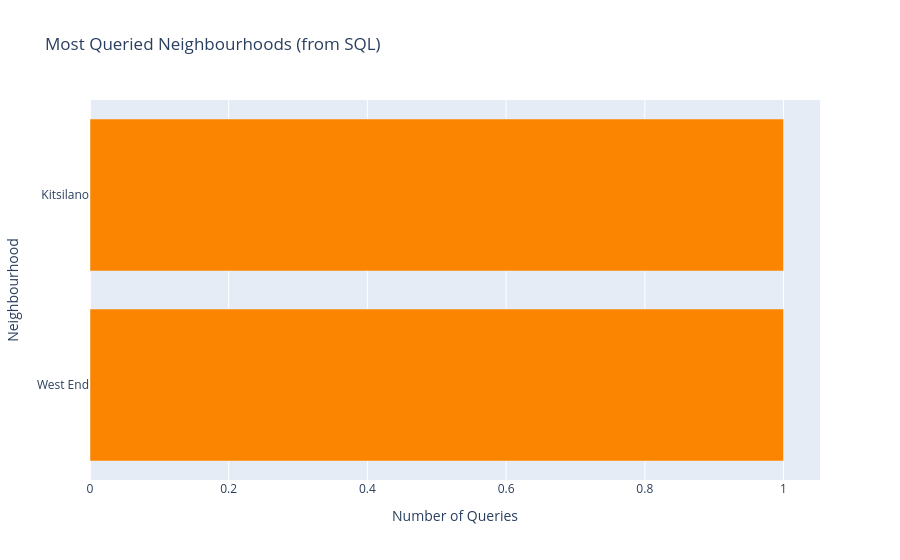

Notebook code cell kept with this figure:
### Code cell
vancouver_neighbourhoods = ['West End', 'Sunset', 'Strathcona', 'Marpole', 'Oakridge', 'Fairview','Central Business District', 'Mount Pleasant', 'Kitsilano', 'West Point Grey', 
                            'Kensington-Cedar Cottage', 'Grandview-Woodland', 'Hastings-Sunrise', 'Arbutus Ridge', 'Kerrisdale', 'Renfrew-Collingwood', 'Killarney', 'Riley Park',
                            'Stanley Park', 'Victoria-Fraserview','Shaughnessy','Dunbar-Southlands', 'South Cambie', 'Musqueam']

neighbourhood_counts = {}
for nb in vancouver_neighbourhoods:
    count = df["sql"].str.contains(nb, case=False, na=False).sum()
    neighbourhood_counts[nb] = count

nb_series = pd.Series(neighbourhood_counts)
nb_series = nb_series[nb_series > 0].sort_values(ascending=True)
nb_df = nb_series.reset_index()
nb_df.columns = ["Neighbourhood", "Count"] 

fig = px.bar(
    nb_df,
    x="Count",
    y="Neighbourhood",
    orientation="h",
    title="Most Queried Neighbourhoods (from SQL)",
    labels={"Neighbourhood": "Neighbourhood", "Count": "Number of Queries"},
    color_discrete_sequence=["#fb8500"]
)
fig.show()

### Figure 1 — Plotly figure (JSON) as saved in the notebook; plotly's stock layout.template omitted (floating-point values rounded to 4 significant figures)
{"data": [{"hovertemplate": "Number of Queries=%{x}<br>Neighbourhood=%{y}<extra></extra>", "legendgroup": "", "marker": {"color": "#fb8500", "pattern": {"shape": ""}}, "name": "", "orientation": "h", "showlegend": false, "textposition": "auto", "type": "bar", "x": [1, 1], "xaxis": "x", "y": ["West End", "Kitsilano"], "yaxis": "y"}], "layout": {"barmode": "relative", "legend": {"tracegroupgap": 0}, "title": {"text": "Most Queried Neighbourhoods (from SQL)"}, "xaxis": {"anchor": "y", "domain": [0, 1], "title": {"text": "Number of Queries"}}, "yaxis": {"anchor": "x", "domain": [0, 1], "title": {"text": "Neighbourhood"}}}}
